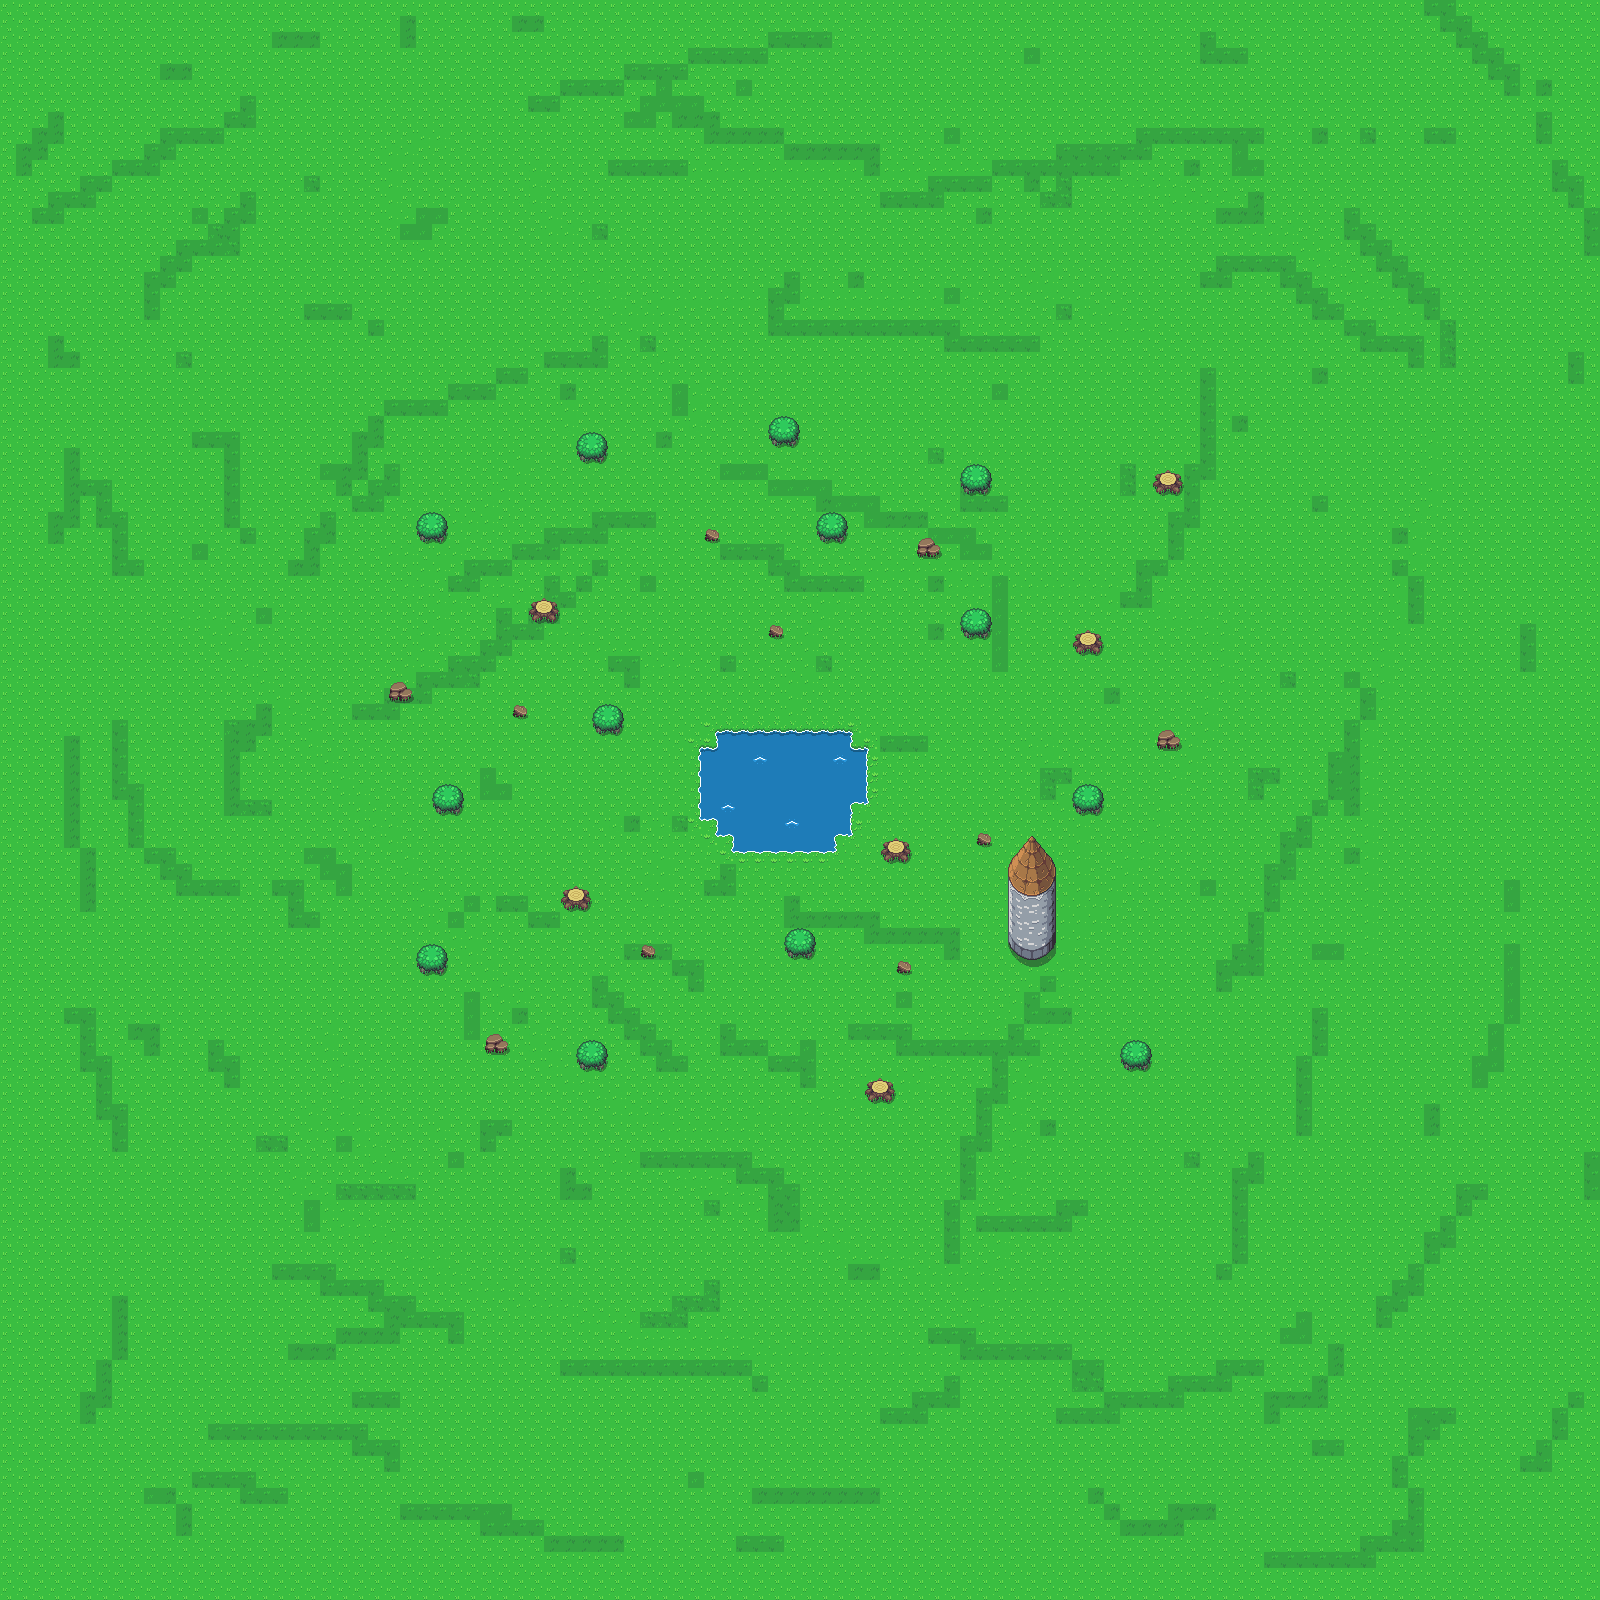

This is a level from a 2D game, rendered from its Tiled map with the project's own tilesets. A one-line summary and the map file follow, with tile-layer data summarised:
An orthogonal 100x100 tile map with 16x16 px tiles, 2 tile layers (ground, ground_detail), 4 tilesets and 37 objects (5x small_rock, 4x Boundary, 2x entity, player_animation).

<map version="1.10" tiledversion="1.10.2" orientation="orthogonal" renderorder="right-down" width="100" height="100" tilewidth="16" tileheight="16" infinite="0" nextlayerid="9" nextobjectid="107">
 <tileset firstgid="1" source="Overworld.tsx" />
 <tileset firstgid="1441" source="PlayerSprite.tsx" />
 <tileset firstgid="1481" source="PlayerSpriteV2.tsx" />
 <tileset firstgid="1521" source="GhostFireball_projectile.tsx" />
 <layer id="1" name="ground" width="100" height="100">
  <data>[10000 cells, 10000 non-empty, 20 distinct tile ids]</data>
 </layer>
 <layer id="8" name="ground_detail" width="100" height="100">
  <data>[10000 cells, 125 non-empty, 40 distinct tile ids]</data>
 </layer>
 <objectgroup id="2" name="entity">
  <object id="30" name="small_rock" x="770" y="625" width="12" height="12">
   <properties>
    <property name="BodyType" value="static" />
   </properties>
   <ellipse />
  </object>
  <object id="31" name="skull" type="entity" gid="148" x="763" y="705" width="16" height="16">
   <properties>
    <property name="BodyType" value="dynamic" />
   </properties>
  </object>
  <object id="34" name="bone_pile" type="entity" gid="108" x="672" y="671" width="16" height="16">
   <properties>
    <property name="BodyType" value="static" />
   </properties>
  </object>
  <object id="55" name="north_boundary" type="Boundary" x="1600" y="-18">
   <polyline points="0,0 -1600,0" />
  </object>
  <object id="59" name="west_boundary" type="Boundary" x="-4" y="0">
   <polyline points="0,0 0,1600" />
  </object>
  <object id="60" name="east_boundary" type="Boundary" x="1604" y="0">
   <polyline points="0,0 0,1600" />
  </object>
  <object id="62" name="south_boundary" type="Boundary" x="1600" y="1600">
   <polyline points="0,0 -1600,0" />
  </object>
  <object id="63" x="886" y="839" width="21" height="17">
   <ellipse />
  </object>
  <object id="64" x="869" y="1079" width="21" height="17">
   <ellipse />
  </object>
  <object id="65" x="1077" y="631" width="21" height="17">
   <ellipse />
  </object>
  <object id="66" x="1075" y="785" width="25" height="26">
   <ellipse />
  </object>
  <object id="67" x="1158" y="731" width="21" height="17">
   <ellipse />
  </object>
  <object id="68" x="919" y="540" width="21" height="17">
   <ellipse />
  </object>
  <object id="69" x="706" y="529" width="11" height="12">
   <ellipse />
  </object>
  <object id="70" x="534" y="599" width="21" height="17">
   <ellipse />
  </object>
  <object id="71" x="565" y="887" width="21" height="17">
   <ellipse />
  </object>
  <object id="72" x="485" y="1035" width="21" height="17">
   <ellipse />
  </object>
  <object id="73" x="389" y="681" width="21" height="17">
   <ellipse />
  </object>
  <object id="74" x="1158" y="473" width="21" height="17">
   <ellipse />
  </object>
  <object id="75" name="small_rock" x="515" y="705" width="12" height="12">
   <properties>
    <property name="BodyType" value="static" />
   </properties>
   <ellipse />
  </object>
  <object id="76" name="small_rock" x="643" y="945" width="12" height="12">
   <properties>
    <property name="BodyType" value="static" />
   </properties>
   <ellipse />
  </object>
  <object id="77" name="small_rock" x="899" y="961" width="12" height="12">
   <properties>
    <property name="BodyType" value="static" />
   </properties>
   <ellipse />
  </object>
  <object id="78" name="small_rock" x="979" y="833" width="12" height="12">
   <properties>
    <property name="BodyType" value="static" />
   </properties>
   <ellipse />
  </object>
  <object id="79" x="963" y="608" width="25" height="26">
   <ellipse />
  </object>
  <object id="80" x="964" y="465" width="25" height="26">
   <ellipse />
  </object>
  <object id="81" x="820" y="512" width="25" height="26">
   <ellipse />
  </object>
  <object id="82" x="595" y="704" width="25" height="26">
   <ellipse />
  </object>
  <object id="83" x="436" y="786" width="25" height="26">
   <ellipse />
  </object>
  <object id="84" x="419" y="946" width="25" height="26">
   <ellipse />
  </object>
  <object id="85" x="579" y="1042" width="25" height="26">
   <ellipse />
  </object>
  <object id="86" x="788" y="930" width="25" height="26">
   <ellipse />
  </object>
  <object id="87" x="1124" y="1042" width="25" height="26">
   <ellipse />
  </object>
  <object id="89" x="1008" y="942">
   <polygon points="0,0 21,16 29,16 48,1 48,-74 25,-106 0,-75" />
  </object>
  <object id="100" x="771" y="419" width="25" height="26">
   <ellipse />
  </object>
  <object id="101" x="580" y="435" width="25" height="26">
   <ellipse />
  </object>
  <object id="102" x="419" y="515" width="25" height="26">
   <ellipse />
  </object>
  <object id="104" name="player_animation" gid="1482" x="802" y="711" width="16" height="23">
   <properties>
    <property name="BodyType" value="dynamic" />
   </properties>
  </object>
 </objectgroup>
</map>
